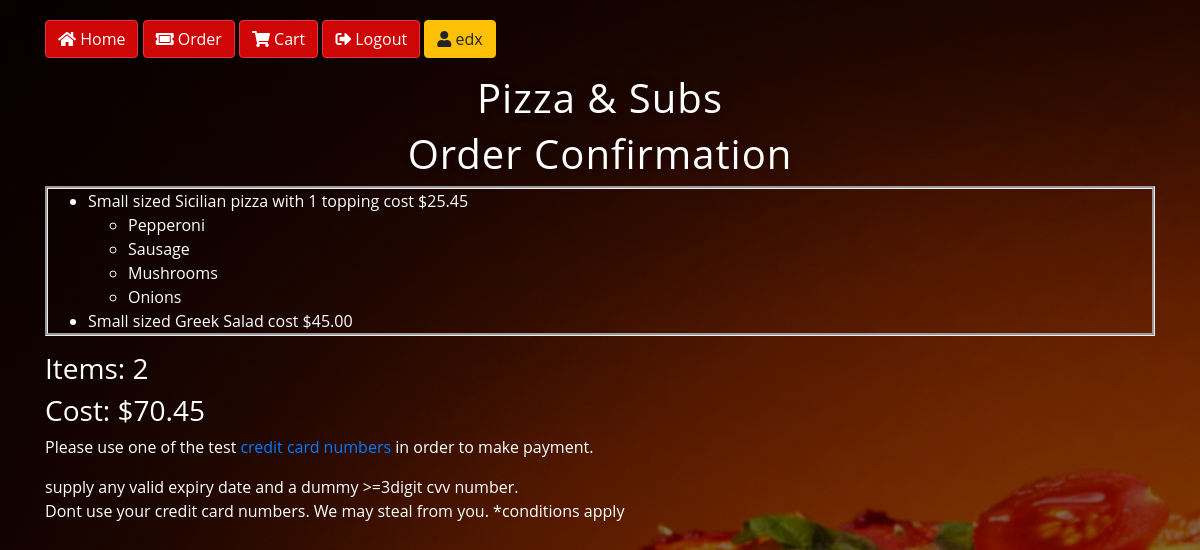
Screenshot of /show_order (signed in) with the database file from the repository.
### orders/models.py (models this page shows, shortened)
class OrderPizza(models.Model):
    user = models.ForeignKey(User, on_delete = models.SET_NULL, related_name = "pizza_user", null = True)
    menutype = models.CharField(max_length=25, default="pizza", editable="False")
    pizzachoice = models.ForeignKey(PizzaRate, on_delete = models.SET_NULL, related_name = "pizza_choice", null = True)
    toppingchoice = models.ManyToManyField(ToppingChoice, related_name = "pizza_topping")
    paid = models.BooleanField(default = False)

class PizzaRate(models.Model):
    pizzatype = models.ForeignKey(PizzaType, on_delete = models.CASCADE, related_name = "pizza_type")
    pizzasize = models.ForeignKey(Size, on_delete = models.CASCADE, related_name = "pizza_size")
    toppingtype = models.ForeignKey(ToppingType, on_delete = models.CASCADE, related_name = "topping_type")
    price = models.DecimalField(max_digits = 6, decimal_places = 2)
    class Meta:
        unique_together = ["pizzatype", "pizzasize", "toppingtype"]
    def __str__(self):
        return f"{self.pizzasize} sized {self.pizzatype} pizza with {self.toppingtype} cost ${self.price}"

class Size(models.Model):
    size = models.CharField(max_length = 64)
    def __str__(self):
        return f"{self.size}"

class PizzaType(models.Model):
    pizzatype = models.CharField(max_length = 64)
    def __str__(self):
        return f"{self.pizzatype}"

class ToppingType(models.Model):
    toppingtype = models.CharField(max_length = 64)
    def __str__(self):
        return f"{self.toppingtype}"

class ToppingChoice(models.Model):
    toppingchoice = models.CharField(max_length = 64)
    def __str__(self):
        return f"{self.toppingchoice}"

class OrderDinnerPlatter(models.Model):
    user = models.ForeignKey(User, on_delete = models.SET_NULL, related_name = "dinnerplatter_user", null = True)
    menutype = models.CharField(max_length=25, default="dinnerplatter", editable="False")
    dinnerplatterchoice = models.ForeignKey(DinnerPlatterRate, on_delete = models.SET_NULL, related_name = "dinnerplatter_choice", null = True)
    paid = models.BooleanField(default = False)

class DinnerPlatterRate(models.Model):
    dinnerplatterchoice = models.ForeignKey(DinnerPlatterChoice, on_delete = models.CASCADE, related_name = "dinnerplatter_choice")
    dinnerplattersize = models.ForeignKey(Size, on_delete = models.CASCADE, related_name = "dinnerplatter_size")
    price = models.DecimalField(max_digits = 6, decimal_places = 2)
    def __str__(self):
        return f"{self.dinnerplattersize} sized {self.dinnerplatterchoice} cost ${self.price}"

class DinnerPlatterChoice(models.Model):
    dinnerplatterchoice = models.CharField(max_length = 64)
    def __str__(self):
        return f"{self.dinnerplatterchoice}"

### orders/views.py (the view)
# urls.py: path("show_order", views.show_order, name="show_order"),
@login_required(login_url='/login')
def show_order(request):
    last_orders = user_cost(request)
    context = {
    "last_orders" : last_orders,
    "user_email" : request.user.email
    }
    return render(request, "orders/show_order.html", context)

### orders/templates/orders/show_order.html (shortened to what this page needs)
{% extends "orders/layout.html" %}
{% block body %}
<div class="container">
  <h1>Order Confirmation</h1>
  <div id="placedorders">
    <ul class="scrolltable">
      {% for order in last_orders.order_list %}
      <li data-menutype="{{order.menutype}}" data-pk="{{order.pk}}" data-todo="delete">
        {% if order.menutype == "pizza" %}
          {{order.pizzachoice}}
          <ul>
              {% for toppingchoice in order.toppingchoice.all %}
                <li>{{toppingchoice}}</li>
              {% endfor %}
          </ul>
        {% elif order.menutype == "pasta" %}
          {{order.pastachoice}}
        {% elif order.menutype == "salad" %}
          {{order.saladchoice}}
        {% elif order.menutype == "dinnerplatter" %}
          {{order.dinnerplatterchoice}}
        {% endif %}
      </li>
        {% empty %}
        <li>No previous orders in cart</li>
      {% endfor %}
    </ul>
  </div>
  <h3 class="makepayment">Items: {{last_orders.order_list|length}}</h3>
  <h3 class="makepayment">Cost: ${{last_orders.total_cost}}</h3>
</div>
<div class="container">
  <p>Please use one of the test <a href="https://stripe.com/docs/testing#cards">credit card numbers</a> in order to make payment.</p>
  supply any valid expiry date and a dummy >=3digit cvv number.
  <p>Dont use your credit card numbers. We may steal from you.
  *conditions apply</p>
</div>
{% endblock %}

### orders/templates/orders/layout.html (shortened to what this page needs)
{% load static %}
<!DOCTYPE html>
<html>
  <head>
    <link rel="stylesheet" href="https://maxcdn.bootstrapcdn.com/bootstrap/4.1.3/css/bootstrap.min.css">
    <link rel="stylesheet" href="https://use.fontawesome.com/releases/v5.3.1/css/all.css">
    <link rel="stylesheet" href="{% static 'orders/mystyle.css' %}">
  </head>
  <body>
    <div class="container header">
      <form>
        <div class="form-group" style="disply:flex-inline">
          <button type="button" class="btn btn-danger btnloc" id="btn_home" data-urlfor="{% url 'index' %}"> <i class="fas fa-home"></i> Home</button>
          {% if request.user.username %}
            <button type="button" class="btn btn-danger btnloc" id="btn_order" data-urlfor="{% url 'order' %}"><i class="fas fa-ticket-alt"></i> Order</button>
            <button type="button" class="btn btn-danger btnloc" id="btn_cart" data-urlfor="{% url 'show_order' %}"><i class="fas fa-shopping-cart"></i> Cart</button>
          {% endif %}
          <button type="button" class="btn btn-danger loggedin btnloc" id="btn_logout" data-urlfor="{% url 'logout' %}"><i class="fas fa-sign-out-alt"></i> Logout</button>
          <button type="button" class="btn btn-warning" id="btn_user" disabled style="opacity:100">{% if request.user.username %}<i class="fas fa-user"></i> {{request.user.username}}{% else %}<i class="far fa-user"></i> Guest{% endif %}</button>
        </div>
    </form>
    </div>
    <h1>Pizza & Subs</h1>
    {% block body %}
    {% endblock %}
  </body>
</html>

### orders/static/orders/mystyle.css (style rules this page uses)
html { width: 100%; height:100%; }
body { font-family: 'Open Sans', sans-serif; background: linear-gradient( rgba(0, 0, 0, 0.5), rgba(0, 0, 0, 0.5) ), url('img1.jpg'); color: white; }
h1,h2 { color: #fff; text-shadow: 0 0 10px rgba(0,0,0,0.3); letter-spacing:1px; text-align:center; }
.header { margin-top: 20px; }
#placedorders { overflow:hidden; transition:max-height 0.5s ease-out; // note that we're transitioning max-height, not height! height:auto; max-height:600px; // still have to hard-code a value! }
.scrolltable { height: auto; max-height: 200px; border: groove; overflow: auto; }
.btnloc { background-color:#ce0606; }

### rows the page displays
OrderPizza: pizzachoice "Small sized Sicilian pizza with 1 topping cost $25.45"
ToppingChoice: toppingchoice "Pepperoni"
ToppingChoice: toppingchoice "Sausage"
ToppingChoice: toppingchoice "Mushrooms"
ToppingChoice: toppingchoice "Onions"
OrderDinnerPlatter: dinnerplatterchoice "Small sized Greek Salad cost $45.00"

### other values shown
{{ request.user.username }} "edx"
{{ last_orders.order_list|length }} "2"
{{ last_orders.total_cost }} "70.45"
